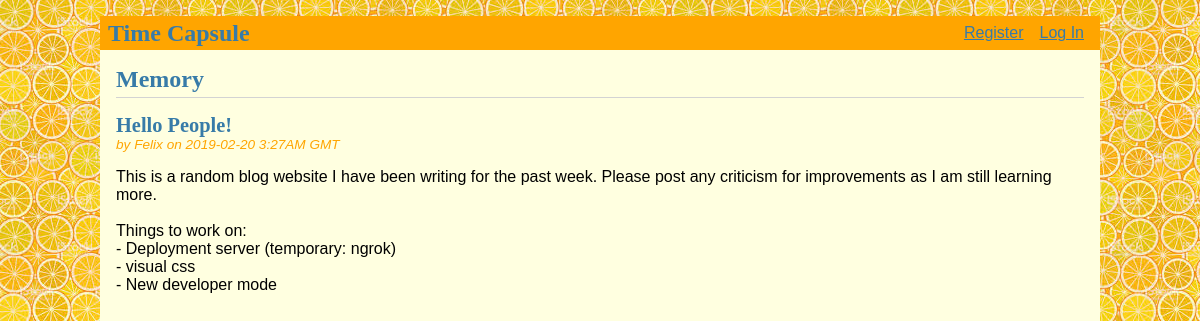
Before: / with the older database file.
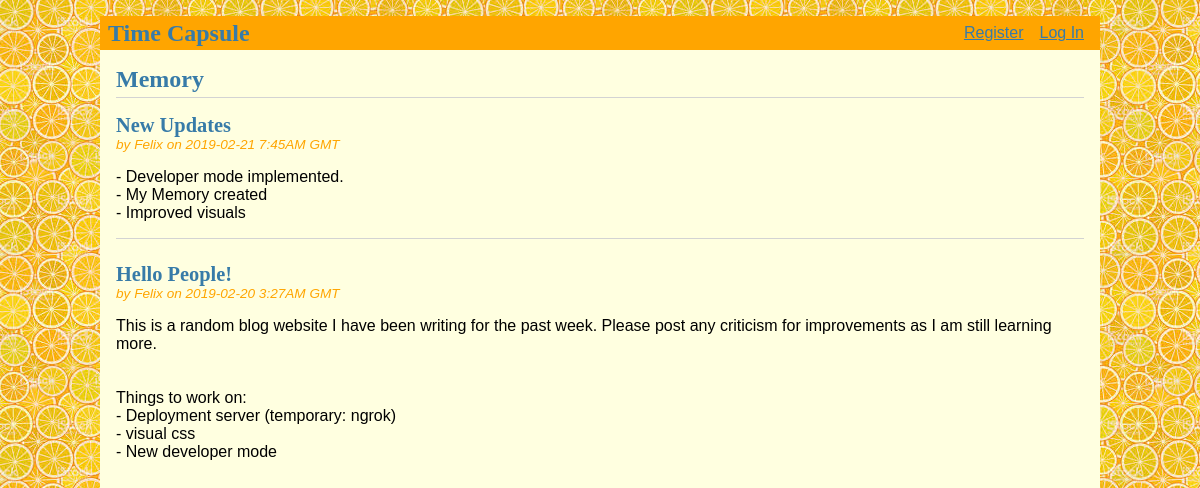
After: the same page with the newer database file.
### tables this page shows
CREATE TABLE post (
  id INTEGER PRIMARY KEY AUTOINCREMENT,
  author_id INTEGER NOT NULL,
  created TIMESTAMP NOT NULL DEFAULT CURRENT_TIMESTAMP,
  title TEXT NOT NULL,
  body TEXT NOT NULL,
  FOREIGN KEY (author_id) REFERENCES user (id)
);

CREATE TABLE user (
  id INTEGER PRIMARY KEY AUTOINCREMENT,
  username TEXT UNIQUE NOT NULL,
  password TEXT NOT NULL
);

### flaskr/blog.py (the view)
@bp.route('/')
def index():
    db = get_db()
    posts = db.execute(
        'SELECT p.id, title, body, created, author_id, username'
        ' FROM post p JOIN user u ON p.author_id = u.id'
        ' ORDER BY created DESC'
    ).fetchall()
    return render_template('blog/index.html', posts=posts)

### flaskr/auth.py (called while the page is built)
@bp.before_app_request
def load_logged_in_user():
    user_id = session.get('user_id')
    if user_id is None:
        g.user = None
    else:
        g.user = get_db().execute(
            'SELECT * FROM user WHERE id = ?', (user_id,)
        ).fetchone()

### flaskr/db.py (called while the page is built)
def get_db():
    if 'db' not in g:
        g.db = sqlite3.connect(
            current_app.config['DATABASE'],
            detect_types=sqlite3.PARSE_DECLTYPES
        )
        g.db.row_factory = sqlite3.Row
    return g.db

### flaskr/templates/blog/index.html (shortened to what this page needs)
{% extends 'base.html' %}
{% block header %}
  <h1>{% block title %}Memory{% endblock %}</h1>
{% endblock %}
{% block content %}
  {% for post in posts %}
    <article class="post">
      <header>
        <div>
          <h1>{{ post['title'] }}</h1>
          <div class="about">by {{ post['username'] }} on {{ post['created'].strftime('%Y-%m-%d %-H:%-M%p%z GMT') }}</div>
        </div>
      </header>
      <p class="body">{{ post['body'] }}</p>
    </article>
    {% if not loop.last %}
      <hr>
    {% endif %}
  {% endfor %}
{% endblock %}

### flaskr/templates/base.html (shortened to what this page needs)
<!doctype html>
<link rel="stylesheet" href="{{ url_for('static', filename='style.css') }}">
<nav>
  <h1>Time Capsule</h1>
  <ul>
    {% if g.user %}
      <li><span>{{ g.user['username'] }}</span>
      {% block my_post %}{% endblock %}
      <li><a href="{{ url_for('auth.logout') }}">Log Out</a>
    {% else %}
      <li><a href="{{ url_for('auth.register') }}">Register</a>
      <li><a href="{{ url_for('auth.login') }}">Log In</a>
    {% endif %}
  </ul>
</nav>
<section class="content">
  <header>
    {% block header %}{% endblock %}
  </header>
  {% block content %}{% endblock %}
</section>

### flaskr/static/style.css (style rules this page uses)
h1, h2, h3, h4, h5, h6 { font-family: serif; color: #377ba8; margin: 1rem 0; }
a { color: #377ba8; }
hr { border: none; border-top: 1px solid lightgray; }
nav { background: orange; display: flex; align-items: center; padding: 0 0.5rem; }
nav h1 { flex: auto; margin: 0; }
nav ul { display: flex; list-style: none; margin: 0; padding: 0; }
nav ul li a, nav ul li span, header .action { display: block; padding: 0.5rem; }
.content { padding: 0 1rem 1rem; }
.content > header { border-bottom: 1px solid lightgray; display: flex; align-items: flex-end; }
.content > header h1 { flex: auto; margin: 1rem 0 0.25rem 0; }
.post > header { display: flex; align-items: flex-end; font-size: 0.85em; }
.post > header > div:first-of-type { flex: auto; }
.post > header h1 { font-size: 1.5em; margin-bottom: 0; }
.post .about { color: Orange; font-style: italic; }
.post .body { white-space: pre-line; }
.content:last-child { margin-bottom: 0; }

Changed rows visible on the page:
added post: title "New Updates", username "Felix", created "2019-02-21 7:45AM GMT", body "- Developer mode implemented. - My Memory created - Improved visuals"
